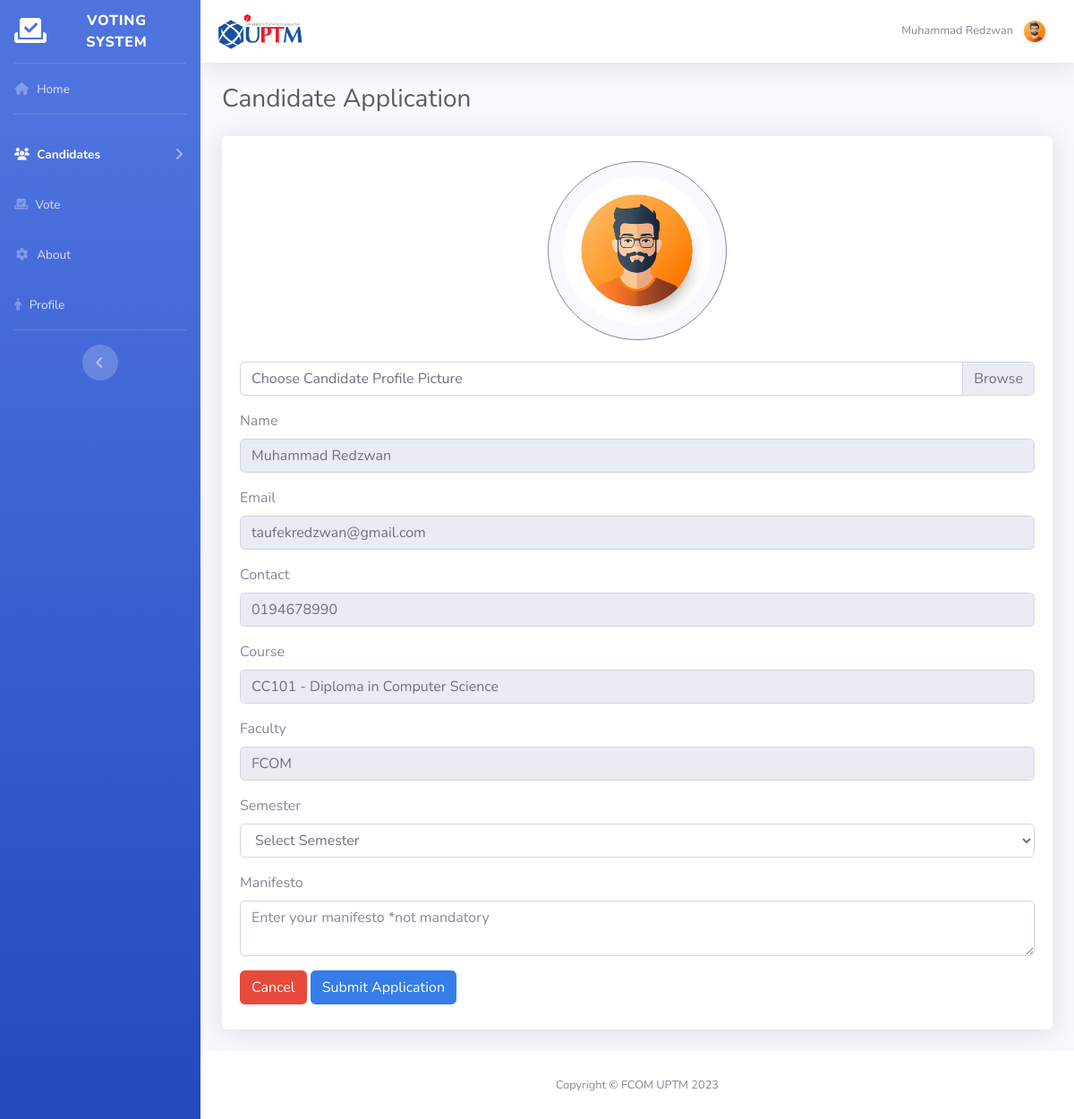
Before: /candidateApply.php (signed in) with the older database file.
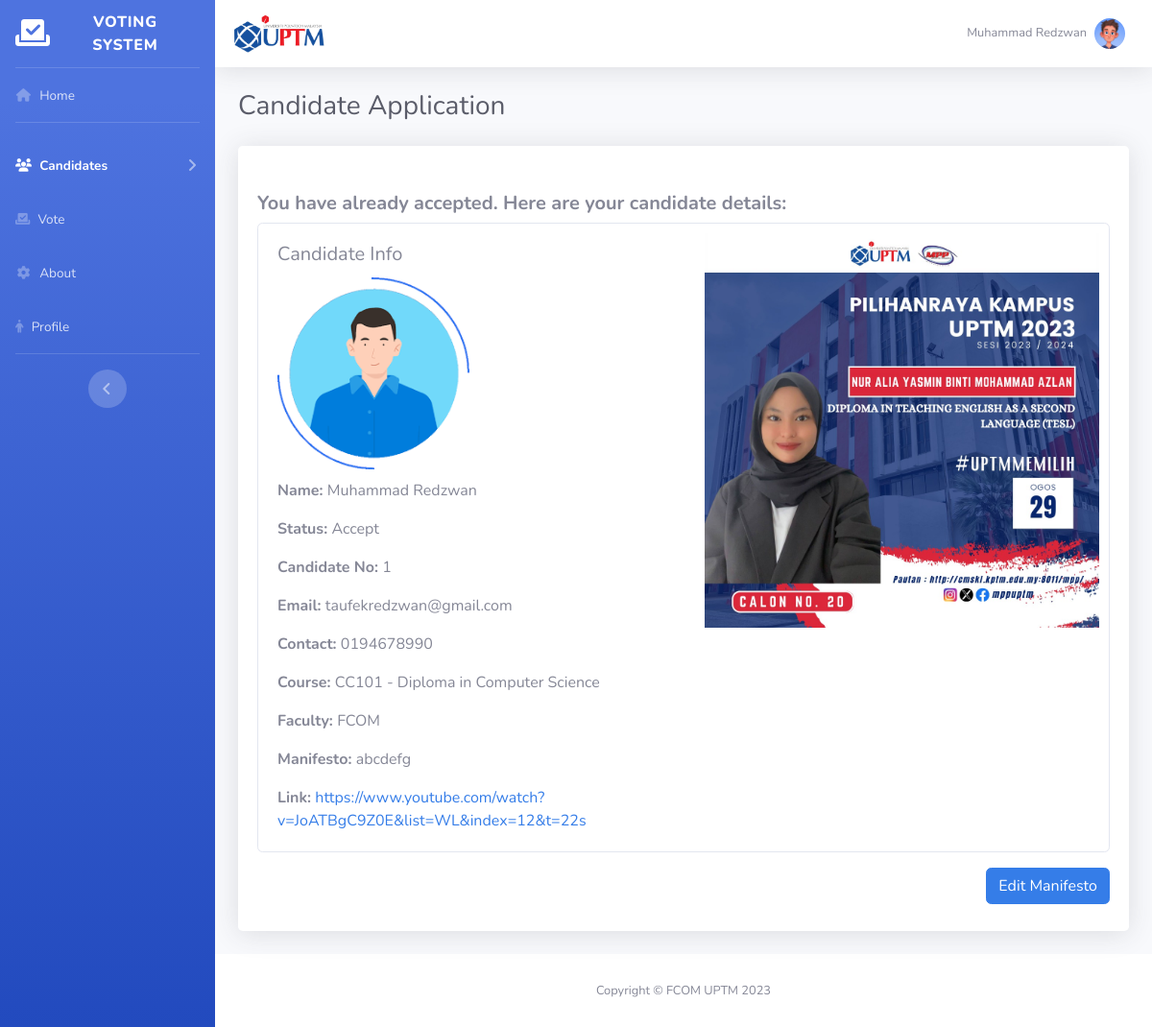
After: the same page with the newer database file.
### tables this page shows
CREATE TABLE `student` (
  `studentId` int(11) NOT NULL,
  `studentPic` varchar(255) NOT NULL,
  `studentName` varchar(80) NOT NULL,
  `email` varchar(100) NOT NULL,
  `password` varchar(255) NOT NULL,
  `contact` varchar(255) NOT NULL,
  `votingHistory` tinyint(4) NOT NULL DEFAULT 0,
  `course` varchar(255) NOT NULL,
  `faculty` varchar(255) NOT NULL,
  `apply` tinyint(1) NOT NULL DEFAULT 0
);

CREATE TABLE `candidate` (
  `candidateId` int(11) NOT NULL,
  `studentId` int(11) NOT NULL,
  `candNo` int(11) NOT NULL,
  `candidateName` varchar(80) NOT NULL,
  `candidatePic` varchar(255) NOT NULL,
  `faculty` varchar(255) NOT NULL,
  `courseName` varchar(255) NOT NULL,
  `email` varchar(255) NOT NULL,
  `manifesto` text NOT NULL,
  `links` varchar(255) NOT NULL,
  `contact` varchar(255) NOT NULL,
  `voteNum` int(255) NOT NULL,
  `poster` varchar(255) NOT NULL
);

CREATE TABLE `apply` (
  `applyId` int(11) NOT NULL,
  `studentId` int(11) NOT NULL,
  `applyPic` varchar(255) NOT NULL,
  `name` varchar(255) NOT NULL,
  `email` varchar(255) NOT NULL,
  `contact` varchar(50) NOT NULL,
  `course` varchar(255) NOT NULL,
  `faculty` varchar(255) NOT NULL,
  `semester` varchar(255) NOT NULL,
  `manifesto` text NOT NULL,
  `link` varchar(255) NOT NULL,
  `status` varchar(50) NOT NULL DEFAULT 'Review'
);

### candidateApply.php (the view, shortened to what the changed rows need)
<?php
    include 'Database/connect.php';
    $sql = "SELECT * FROM student WHERE studentId = '".$_SESSION['student_id']."'";
    $result = $conn->query($sql);
    if ($result->num_rows > 0) {
        $student = $result->fetch_assoc();
        $imagePath = $student['studentPic'];
        $hasApplied = $student['apply'];
    } else {
        echo "No student found";
        exit();
    }
    $application = array('status' => null);
    if ($hasApplied) {
        $sql = "SELECT * FROM apply WHERE studentId = '".$_SESSION['student_id']."'";
        $result = $conn->query($sql);
        if ($result->num_rows > 0) {
            $application = $result->fetch_assoc();
        }
    }
        $studentId = $_SESSION['student_id'];
        $sql = "SELECT * FROM candidate WHERE studentId = ?";
        $stmt = $conn->prepare($sql);
        $stmt->bind_param("i", $studentId);
        $stmt->execute();
        $result = $stmt->get_result();
        $candidate = $result->fetch_assoc();
?>
<!DOCTYPE html>
<html lang="en">
<head>
    <link rel="stylesheet" href="https://cdnjs.cloudflare.com/ajax/libs/font-awesome/6.2.1/css/all.min.css">
    <link href="css/sb-admin-2.css" rel="stylesheet">
</head>
<body id="page-top">
    <div id="wrapper">
        <div id="content-wrapper" class="d-flex flex-column">
            <div id="content">
                <nav class="navbar navbar-expand navbar-light bg-white topbar mb-4 static-top shadow">
                    <ul class="navbar-nav ml-auto">
                        <li class="nav-item dropdown no-arrow">
                            <a class="nav-link dropdown-toggle" href="#" id="userDropdown" role="button"
                                data-toggle="dropdown" aria-haspopup="true" aria-expanded="false">
                                <span class="mr-2 d-none d-lg-inline text-gray-600 small"><?php echo $_SESSION['user_name']; ?></span>
                                <img src="<?php echo $imagePath; ?>" class="img-profile rounded-circle img-fluid" title="profile images"
                                style="max-width: 200px;" onerror="this.onerror=null; this.src='../img/no_profile.webp'">
                            </a>
                        </li>
                    </ul>
                </nav>
                 <div class="container-fluid">
                    <div class="d-sm-flex align-items-center justify-content-between mb-4">
                        <h1 class="h3 mb-0 text-gray-800">Candidate Application</h1>
                    </div>
                    <div class="row">
                        <div class="col-xl-12 col-md-12 mb-4">
                            <div class="card border-0 shadow h-100 py-2 rounded-lg">
                                <div class="card-body">
                                <?php if ($application['status'] == 'Review'): ?>
                                    <h5 class="font-weight-bold">You have already applied. Here are your application details:</h5>
                                    <div class="card">
                                        <div class="card-body">
                                            <h5 class="card-title">Application Info</h5>
                                            <img src="<?php echo $application['applyPic']; ?>" class="img-profile img-fluid" title="profile images"
                                            style="max-width: 200px; margin-bottom:10px; border-radius: 5px; " onerror="this.onerror=null; this.src='../img/no_profile.webp'">
                                            <p class="card-text"><strong>Name: </strong><?php echo $application['name']; ?></p>
                                            <p class="card-text"><strong>Email: </strong><?php echo $application['email']; ?></p>
                                            <p class="card-text"><strong>Contact: </strong><?php echo $application['contact']; ?></p>
                                            <p class="card-text"><strong>Course: </strong><?php echo $application['course']; ?></p>
                                            <p class="card-text"><strong>Faculty: </strong><?php echo $application['faculty']; ?></p>
                                            <p class="card-text"><strong>Semester: </strong><?php echo $application['semester']; ?></p>
                                            <p class="card-text"><strong>Manifesto: </strong><?php echo $application['manifesto']; ?></p>
                                            <p class="card-text"><strong>Status: </strong><?php echo $application['status']; ?></p>
                                        </div>
                                    </div>
                                    <?php elseif ($application['status'] == 'Accept'): ?>
                                        <h5 class="font-weight-bold">You have already accepted. Here are your candidate details:</h5>
                                        <div class="card">
                                            <div class="row">
                                                <div class="col-md-6">
                                                    <div class="card-body">
                                                        <h5 class="card-title">Candidate Info</h5>
                                                        <img src="<?php echo $candidate['candidatePic']; ?>" class="img-profile img-fluid" title="profile images"
                                                        style="max-width: 200px; margin-bottom:10px; border-radius: 5px; " onerror="this.onerror=null; this.src='../img/no_profile.webp'">
                                                        <p class="card-text"><strong>Name: </strong><?php echo $candidate['candidateName']; ?></p>
                                                        <p class="card-text"><strong>Status: </strong><?php echo $application['status']; ?></p>
                                                        <p class="card-text"><strong>Candidate No: </strong><?php echo $candidate['candNo']; ?></p>
                                                        <p class="card-text"><strong>Email: </strong><?php echo $candidate['email']; ?></p>
                                                        <p class="card-text"><strong>Contact: </strong><?php echo $candidate['contact']; ?></p>
                                                        <p class="card-text"><strong>Course: </strong><?php echo $candidate['courseName']; ?></p>
                                                        <p class="card-text"><strong>Faculty: </strong><?php echo $candidate['faculty']; ?></p>
                                                        <p class="card-text"><strong>Manifesto: </strong><?php echo $candidate['manifesto']; ?></p>
                                                        <p class="card-text"><strong>Link: </strong><a href="<?php echo $candidate['links']; ?>"><?php echo $candidate['links']; ?></a></p>
                                                    </div>
                                                </div>
                                                <div class="col-md-6">
                                                    <a href="<?php echo $candidate['poster']; ?>" data-lightbox="poster">
                                                        <img src="<?php echo $candidate['poster']; ?>" class="card-img-top" alt="Poster <?php echo $candidate['candidateId']; ?>"
                                                        style="width: 100%; height: auto; object-fit: cover; display: block; margin: auto; padding: 10px;">
                                                    </a>
                                                </div>
                                            </div>
                                        </div>
                                        <a href="candidateEdit.php?studentId=<?php echo $_SESSION['student_id']; ?>" class="btn btn-primary mt-3 float-right">Edit Manifesto</a>
                                <?php else: ?>
                                        <div class="col-12 text-center mb-4">
                                            <img src="<?php echo $imagePath; ?>" class="img-profile rounded-circle border-secondary img-fluid border p-3 bg-light" title="profile images" style="max-width: 200px;" onerror="this.onerror=null; this.src='../img/no_profile.webp'">
                                        </div>
                                        <form action="candidateApply.php" method="post" enctype="multipart/form-data">
                                            <div class="input-group mb-3">
                                                <div class="custom-file">
                                                    <label class="custom-file-label" for="profilePicture">Choose Candidate Profile Picture</label>
                                                </div>
                                            </div>
                                            <div class="form-group">
                                                <label for="name">Name</label>
                                                <input type="text" class="form-control" id="name" name="name" value="<?php echo $student['studentName']; ?>" readonly>
                                            </div>
                                            <div class="form-group">
                                                <label for="email">Email</label>
                                                <input type="email" class="form-control" id="email" name="email" value="<?php echo $student['email']; ?>" readonly>
                                            </div>
                                            <div class="form-group">
                                                <label for="contact">Contact</label>
                                                <input type="text" class="form-control" id="contact" name="contact" value="<?php echo $student['contact']; ?>" readonly>
                                            </div>
                                            <div class="form-group">
                                                <label for="course">Course</label>
                                                <input type="text" class="form-control" id="course" name="course" value="<?php echo $student['course']; ?>" readonly>
                                            </div>
                                            <div class="form-group">
                                                <label for="faculty">Faculty</label>
                                                <input type="text" class="form-control" id="faculty" name="faculty" value="<?php echo $student['faculty']; ?>" readonly>
                                            </div>
                                            <div class="form-group">
                                                <label for="semester">Semester</label>
                                                <select class="form-control" id="semester" name="semester" required>
                                                    <option value="">Select Semester</option>
                                                </select>
                                            </div>
                                            <div class="form-group">
                                                <label for="manifesto">Manifesto</label>
                                                <textarea class="form-control" id="manifesto" name="manifesto"  placeholder="Enter your manifesto *not mandatory"></textarea>
                                            </div>
                                            <button class="btn btn-danger" onclick="window.location.href='index.php'" title="cancel" type="button">Cancel</button>
                                            <button type="submit" class="btn btn-primary">Submit Application</button>
                                        </form>
                                    <?php endif; ?>
                                </div>
                            </div>
                        </div>
                    </div>
                </div>
            </div>
        </div>
    </div>
</body>
</html>

Changed rows visible on the page:
changed student: studentPic: a different picture; studentPic: picture removed; name "Muhammad Redzwan" → (not shown); email "taufekredzwan@gmail.com" → (not shown); contact "0194678990" → (not shown); course "CC101 - Diploma in Computer Science" → (not shown); faculty "FCOM" → (not shown)
added candidate: candidatePic (picture), candidateName "Muhammad Redzwan", candNo "1", email "taufekredzwan@gmail.com", contact "0194678990", courseName "CC101 - Diploma in Computer Science", faculty "FCOM", manifesto "abcdefg", links "https://www.youtube.com/watch?v=JoATBgC9Z0E&list=WL&index=12&t=22s", poster (picture)
added apply: status "Accept"
Other visible differences:
form field semester: "Select Semester" → (not shown)
text no longer shown: "Choose Candidate Profile Picture Name Email Contact Course Faculty Semester Manifesto Cancel Submit Application"
text now shown: "You have already accepted. Here are your candidate details: Candidate Info Name: Status: Candidate No: Email: Contact: Course: Faculty: Manifesto: Link: Edit Manifesto"
